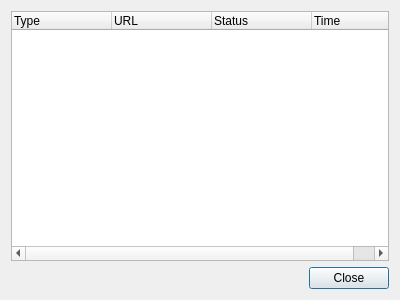
<?xml version="1.0" encoding="UTF-8"?>
<ui version="4.0">
 <class>HistoryDialog</class>
 <widget class="QDialog" name="HistoryDialog">
  <property name="geometry">
   <rect>
    <x>0</x>
    <y>0</y>
    <width>400</width>
    <height>300</height>
   </rect>
  </property>
  <property name="windowTitle">
   <string>Request History</string>
  </property>
  <layout class="QVBoxLayout" name="verticalLayout">
   <item>
    <widget class="QTreeWidget" name="treeWidget">
     <column>
      <property name="text">
       <string>Type</string>
      </property>
     </column>
     <column>
      <property name="text">
       <string>URL</string>
      </property>
     </column>
     <column>
      <property name="text">
       <string>Status</string>
      </property>
     </column>
     <column>
      <property name="text">
       <string>Time</string>
      </property>
     </column>
    </widget>
   </item>
   <item>
    <widget class="QDialogButtonBox" name="buttonBox">
     <property name="orientation">
      <enum>Qt::Horizontal</enum>
     </property>
     <property name="standardButtons">
      <set>QDialogButtonBox::Close</set>
     </property>
    </widget>
   </item>
  </layout>
 </widget>
 <resources/>
 <connections>
  <connection>
   <sender>buttonBox</sender>
   <signal>accepted()</signal>
   <receiver>HistoryDialog</receiver>
   <slot>accept()</slot>
   <hints>
    <hint type="sourcelabel">
     <x>248</x>
     <y>254</y>
    </hint>
    <hint type="destinationlabel">
     <x>157</x>
     <y>274</y>
    </hint>
   </hints>
  </connection>
  <connection>
   <sender>buttonBox</sender>
   <signal>rejected()</signal>
   <receiver>HistoryDialog</receiver>
   <slot>reject()</slot>
   <hints>
    <hint type="sourcelabel">
     <x>316</x>
     <y>260</y>
    </hint>
    <hint type="destinationlabel">
     <x>286</x>
     <y>274</y>
    </hint>
   </hints>
  </connection>
 </connections>
</ui>
